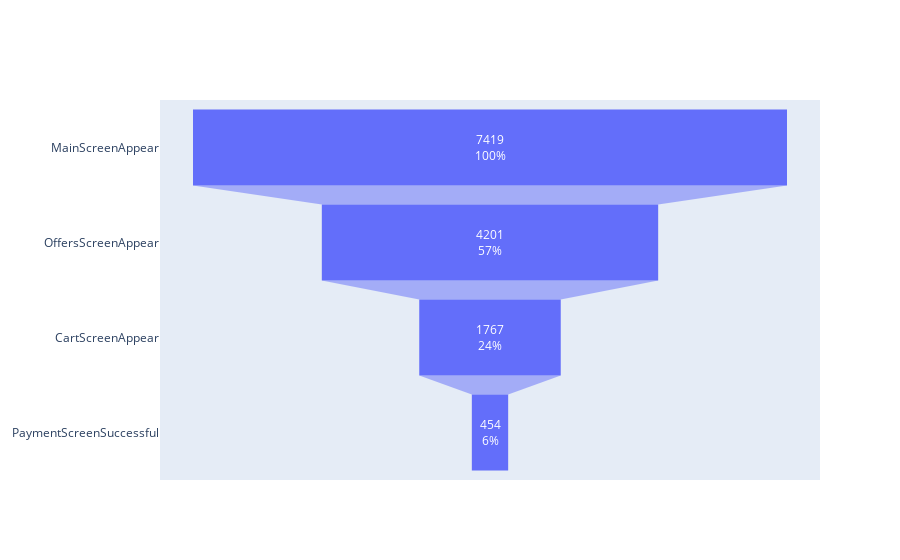

The notebook cell saved with this chart:
### Code cell
fig = go.Figure()

fig.add_trace(go.Funnel(
    y = funnel.index,
    x = funnel['users'],
    textinfo = 'value+percent initial'
))

fig.show()

### Figure 1 — Plotly figure (JSON) as saved in the notebook; plotly's stock layout.template omitted (floating-point values rounded to 4 significant figures)
{"data": [{"textinfo": "value+percent initial", "type": "funnel", "x": [7419, 4201, 1767, 454], "y": ["MainScreenAppear", "OffersScreenAppear", "CartScreenAppear", "PaymentScreenSuccessful"]}], "layout": {}}
